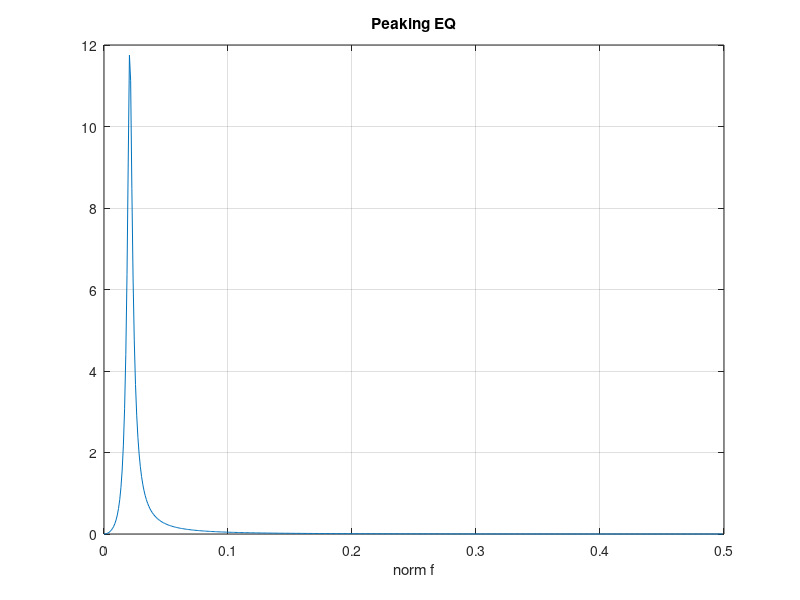
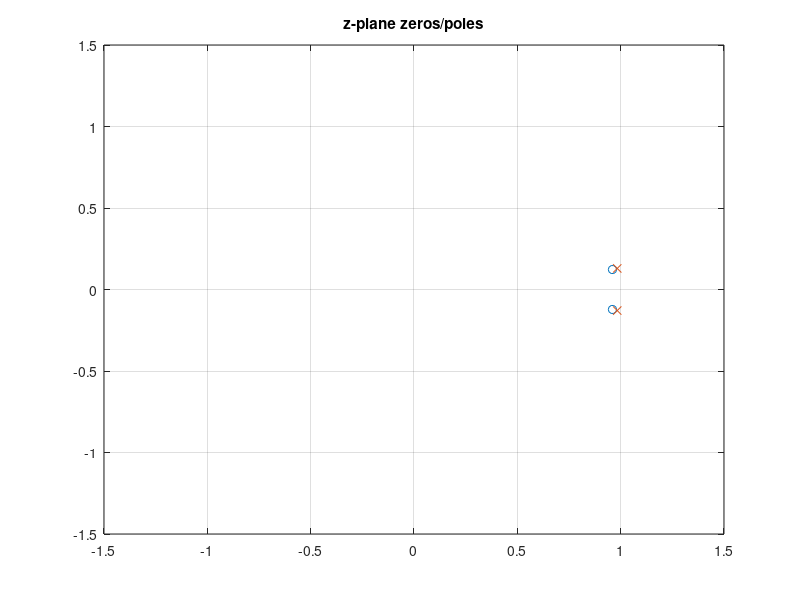

These figures' MATLAB source, in order:
% Биквад-эквалайзер
% f₀, Q, gain — нули/полюса на z-плоскости

f0 = 1000; Q = 4; gainDB = 12; fs3 = 48000;
A = 10^(gainDB/40);
w0 = 2*pi*f0/fs3; al = sin(w0)/(2*Q);
b = [1+al*A, -2*cos(w0), 1-al*A]/(1+al/A);
a = [1, -2*cos(w0)/(1+al/A), (1-al/A)/(1+al/A)];
[H, wf] = freqz(b, a, 512);
figure;
plot(wf/(2*pi), 20*log10(abs(H)));
title('Peaking EQ'); xlabel('norm f'); grid on;
zr = roots(b); pr = roots(a);
figure;
plot(real(zr), imag(zr), 'o', real(pr), imag(pr), 'x');
title('z-plane zeros/poles'); axis([-1.5 1.5 -1.5 1.5]); grid on;

%{
@play
{
 "title": "Биквад-эквалайзер",
 "groups": [
  {
   "name": "EQ",
   "controls": [
    {
     "var": "f0",
     "label": "f₀ Гц",
     "min": 200,
     "max": 8000,
     "step": 200,
     "default": 1000
    },
    {
     "var": "Q",
     "label": "Q",
     "min": 0.5,
     "max": 10,
     "step": 0.5,
     "default": 4
    },
    {
     "var": "gainDB",
     "label": "Gain дБ",
     "min": -12,
     "max": 18,
     "step": 3,
     "default": 12
    }
   ]
  }
 ]
}
%}
